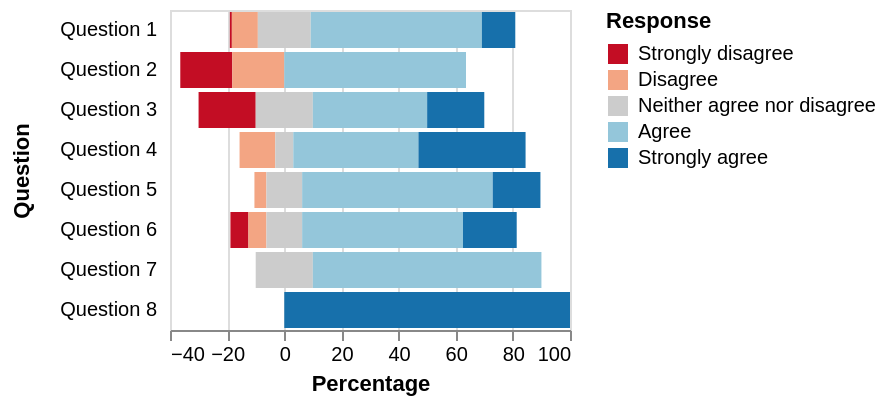

This figure's Vega-Lite source:
### Vega specification from a JSON file in a GitHub repository (floating-point values rounded to 4 significant figures)
{"$schema": "https://vega.github.io/schema/vega/v5.json", "description": "A diverging stacked bar chart for sentiments towards a set of eight questions, displayed as percentages with neutral responses straddling the 0% mark", "background": "white", "padding": 5, "width": 200, "style": "cell", "data": [{"name": "source_0", "values": [{"question": "Question 1", "type": "Strongly disagree", "value": 24, "percentage": 0.7}, {"question": "Question 1", "type": "Disagree", "value": 294, "percentage": 9.1}, {"question": "Question 1", "type": "Neither agree nor disagree", "value": 594, "percentage": 18.5}, {"question": "Question 1", "type": "Agree", "value": 1927, "percentage": 59.9}, {"question": "Question 1", "type": "Strongly agree", "value": 376, "percentage": 11.7}, {"question": "Question 2", "type": "Strongly disagree", "value": 2, "percentage": 18.2}, {"question": "Question 2", "type": "Disagree", "value": 2, "percentage": 18.2}, {"question": "Question 2", "type": "Neither agree nor disagree", "value": 0, "percentage": 0}, {"question": "Question 2", "type": "Agree", "value": 7, "percentage": 63.6}, {"question": "Question 2", "type": "Strongly agree", "value": 11, "percentage": 0}, {"question": "Question 3", "type": "Strongly disagree", "value": 2, "percentage": 20}, {"question": "Question 3", "type": "Disagree", "value": 0, "percentage": 0}, {"question": "Question 3", "type": "Neither agree nor disagree", "value": 2, "percentage": 20}, {"question": "Question 3", "type": "Agree", "value": 4, "percentage": 40}, {"question": "Question 3", "type": "Strongly agree", "value": 2, "percentage": 20}, {"question": "Question 4", "type": "Strongly disagree", "value": 0, "percentage": 0}, {"question": "Question 4", "type": "Disagree", "value": 2, "percentage": 12.5}, {"question": "Question 4", "type": "Neither agree nor disagree", "value": 1, "percentage": 6.3}, {"question": "Question 4", "type": "Agree", "value": 7, "percentage": 43.8}, {"question": "Question 4", "type": "Strongly agree", "value": 6, "percentage": 37.5}, {"question": "Question 5", "type": "Strongly disagree", "value": 0, "percentage": 0}, {"question": "Question 5", "type": "Disagree", "value": 1, "percentage": 4.2}, {"question": "Question 5", "type": "Neither agree nor disagree", "value": 3, "percentage": 12.5}, {"question": "Question 5", "type": "Agree", "value": 16, "percentage": 66.7}, {"question": "Question 5", "type": "Strongly agree", "value": 4, "percentage": 16.7}, {"question": "Question 6", "type": "Strongly disagree", "value": 1, "percentage": 6.3}, {"question": "Question 6", "type": "Disagree", "value": 1, "percentage": 6.3}, {"question": "Question 6", "type": "Neither agree nor disagree", "value": 2, "percentage": 12.5}, {"question": "Question 6", "type": "Agree", "value": 9, "percentage": 56.3}, {"question": "Question 6", "type": "Strongly agree", "value": 3, "percentage": 18.8}, {"question": "Question 7", "type": "Strongly disagree", "value": 0, "percentage": 0}, {"question": "Question 7", "type": "Disagree", "value": 0, "percentage": 0}, {"question": "Question 7", "type": "Neither agree nor disagree", "value": 1, "percentage": 20}, {"question": "Question 7", "type": "Agree", "value": 4, "percentage": 80}, {"question": "Question 7", "type": "Strongly agree", "value": 0, "percentage": 0}, {"question": "Question 8", "type": "Strongly disagree", "value": 0, "percentage": 0}, {"question": "Question 8", "type": "Disagree", "value": 0, "percentage": 0}, {"question": "Question 8", "type": "Neither agree nor disagree", "value": 0, "percentage": 0}, {"question": "Question 8", "type": "Agree", "value": 0, "percentage": 0}, {"question": "Question 8", "type": "Strongly agree", "value": 2, "percentage": 100}]}, {"name": "data_0", "source": "source_0", "transform": [{"type": "formula", "expr": "if(datum.type === 'Strongly disagree',-2,0) + if(datum.type==='Disagree',-1,0) + if(datum.type =='Neither agree nor disagree',0,0) + if(datum.type ==='Agree',1,0) + if(datum.type ==='Strongly agree',2,0)", "as": "q_order"}, {"type": "formula", "expr": "if(datum.type === 'Disagree' || datum.type === 'Strongly disagree', datum.percentage,0) + if(datum.type === 'Neither agree nor disagree', datum.percentage / 2,0)", "as": "signed_percentage"}, {"type": "stack", "groupby": ["question"], "field": "percentage", "sort": {"field": [], "order": []}, "as": ["v1", "v2"], "offset": "zero"}, {"type": "joinaggregate", "as": ["offset"], "ops": ["sum"], "fields": ["signed_percentage"], "groupby": ["question"]}, {"type": "formula", "expr": "datum.v1 - datum.offset", "as": "nx"}, {"type": "formula", "expr": "datum.v2 - datum.offset", "as": "nx2"}, {"type": "filter", "expr": "isValid(datum[\"nx\"]) && isFinite(+datum[\"nx\"])"}]}], "signals": [{"name": "y_step", "value": 20}, {"name": "height", "update": "bandspace(domain('y').length, 0.1, 0.05) * y_step"}], "marks": [{"name": "marks", "type": "rect", "style": ["bar"], "from": {"data": "data_0"}, "encode": {"update": {"fill": {"scale": "color", "field": "type"}, "x": {"scale": "x", "field": "nx"}, "x2": {"scale": "x", "field": "nx2"}, "y": {"scale": "y", "field": "question"}, "height": {"scale": "y", "band": true}}}}], "scales": [{"name": "x", "type": "linear", "domain": {"data": "data_0", "fields": ["nx", "nx2"]}, "range": [0, {"signal": "width"}], "nice": true, "zero": true}, {"name": "y", "type": "band", "domain": {"data": "data_0", "field": "question", "sort": true}, "range": {"step": {"signal": "y_step"}}, "paddingInner": 0.1, "paddingOuter": 0.05}, {"name": "color", "type": "ordinal", "domain": ["Strongly disagree", "Disagree", "Neither agree nor disagree", "Agree", "Strongly agree"], "range": ["#c30d24", "#f3a583", "#cccccc", "#94c6da", "#1770ab"]}], "axes": [{"scale": "x", "orient": "bottom", "gridScale": "y", "grid": true, "tickCount": {"signal": "ceil(width/40)"}, "domain": false, "labels": false, "maxExtent": 0, "minExtent": 0, "ticks": false, "zindex": 0}, {"scale": "x", "orient": "bottom", "grid": false, "title": "Percentage", "labelFlush": true, "labelOverlap": true, "tickCount": {"signal": "ceil(width/40)"}, "zindex": 0}, {"scale": "y", "orient": "left", "grid": false, "title": "Question", "domain": false, "minExtent": 60, "offset": 5, "ticks": false, "zindex": 0}], "legends": [{"title": "Response", "fill": "color", "symbolType": "square"}]}
